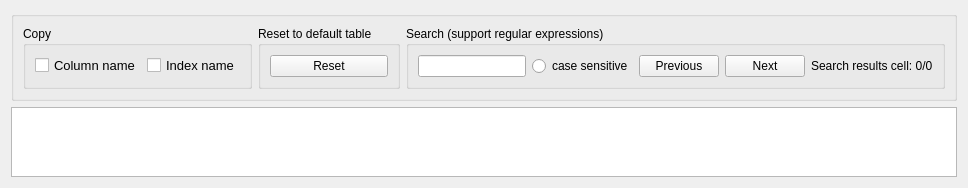
<?xml version="1.0" encoding="UTF-8"?>
<ui version="4.0">
 <class>TableView</class>
 <widget class="QWidget" name="TableView">
  <property name="geometry">
   <rect>
    <x>0</x>
    <y>0</y>
    <width>876</width>
    <height>515</height>
   </rect>
  </property>
  <property name="sizePolicy">
   <sizepolicy hsizetype="Fixed" vsizetype="Fixed">
    <horstretch>0</horstretch>
    <verstretch>0</verstretch>
   </sizepolicy>
  </property>
  <property name="windowTitle">
   <string>Table_view</string>
  </property>
  <layout class="QVBoxLayout" name="verticalLayout_2">
   <property name="sizeConstraint">
    <enum>QLayout::SetFixedSize</enum>
   </property>
   <item>
    <widget class="QGroupBox" name="groupBox">
     <property name="title">
      <string/>
     </property>
     <layout class="QHBoxLayout" name="horizontalLayout">
      <item>
       <widget class="QGroupBox" name="groupBox_2">
        <property name="title">
         <string>Copy</string>
        </property>
        <layout class="QHBoxLayout" name="horizontalLayout_3">
         <item>
          <widget class="QCheckBox" name="CopyColumn">
           <property name="font">
            <font>
             <pointsize>10</pointsize>
            </font>
           </property>
           <property name="text">
            <string>Column name</string>
           </property>
          </widget>
         </item>
         <item>
          <widget class="QCheckBox" name="CopyIndex">
           <property name="font">
            <font>
             <pointsize>10</pointsize>
            </font>
           </property>
           <property name="text">
            <string>Index name</string>
           </property>
          </widget>
         </item>
        </layout>
       </widget>
      </item>
      <item>
       <widget class="QGroupBox" name="groupBox_4">
        <property name="title">
         <string>Reset to default table</string>
        </property>
        <layout class="QVBoxLayout" name="verticalLayout">
         <item>
          <widget class="QPushButton" name="pushButton_reset">
           <property name="text">
            <string>Reset</string>
           </property>
          </widget>
         </item>
        </layout>
       </widget>
      </item>
      <item>
       <widget class="QGroupBox" name="groupBox_3">
        <property name="title">
         <string>Search (support regular expressions)</string>
        </property>
        <layout class="QHBoxLayout" name="horizontalLayout_2">
         <item>
          <widget class="QLineEdit" name="search_lineEdit"/>
         </item>
         <item>
          <widget class="QRadioButton" name="radioButton_case">
           <property name="text">
            <string>case sensitive</string>
           </property>
          </widget>
         </item>
         <item>
          <widget class="QPushButton" name="pushButton_previous">
           <property name="text">
            <string>Previous</string>
           </property>
          </widget>
         </item>
         <item>
          <widget class="QPushButton" name="pushButton_next">
           <property name="text">
            <string>Next</string>
           </property>
          </widget>
         </item>
         <item>
          <widget class="QLabel" name="label_search_result">
           <property name="text">
            <string>Search results cell: 0/0</string>
           </property>
          </widget>
         </item>
        </layout>
       </widget>
      </item>
     </layout>
    </widget>
   </item>
   <item>
    <widget class="QTableView" name="tableView">
     <property name="font">
      <font>
       <pointsize>10</pointsize>
      </font>
     </property>
     <property name="sizeAdjustPolicy">
      <enum>QAbstractScrollArea::AdjustToContentsOnFirstShow</enum>
     </property>
     <property name="alternatingRowColors">
      <bool>false</bool>
     </property>
     <property name="sortingEnabled">
      <bool>true</bool>
     </property>
     <attribute name="horizontalHeaderStretchLastSection">
      <bool>true</bool>
     </attribute>
    </widget>
   </item>
  </layout>
 </widget>
 <resources/>
 <connections/>
</ui>
